Frame 1 (no input): blank canvas, image omitted
Frame 60 (the mouse pressed at the canvas centre just before this capture): blank canvas, image omitted
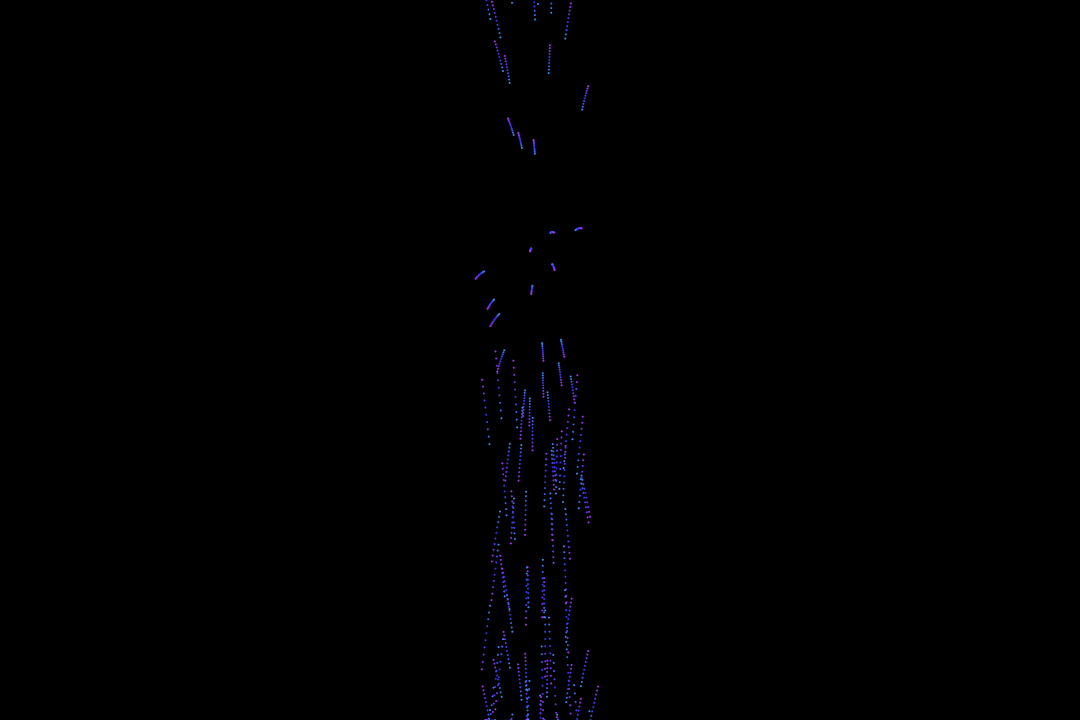
Frame 120 (the mouse held since frame 60 and released just before this capture)

The Processing sketch whose frames 1 and 60 were blank and that drew this single picture after the mouse press (run headless with seeded random() and noise(); from frame 60 on, the mouse is pressed at the canvas centre):

// Processing sketch: Particle_Explosion
// ── Particle_Explosion.pde
//Copyright Jonathan Fraser 2011
//Free to use for non-commercial purposes
//Enjoy :)

ArrayList plist = new ArrayList();
int MAX = 200;

void setup() {
  size(1080,720);
  background(0);
  colorMode(HSB);
}

void draw() {
  background(0);
  if(mousePressed && mouseButton == RIGHT) {
    background(0);
    boolean clearall = true;
    while(plist.size() > 0) {
      for(int i = 0; i < plist.size(); i++) {
        plist.remove(i);
      }
    }
  }

  for(int i = 0; i < plist.size(); i++) {
    
    Particle p = (Particle) plist.get(i); 
    //makes p a particle equivalent to ith particle in ArrayList
    p.run();
    p.update();
    p.gravity();
  }
}

void mousePressed() {
  for (int i = 0; i < MAX; i ++) {
    plist.add(new Particle(mouseX,mouseY)); // fill ArrayList with particles

    if(plist.size() > 5*MAX) {
      plist.remove(0);
    }
  }
}

// ── particle.pde
class Particle {
  float r = 2;
  PVector pos,speed,grav; 
  ArrayList tail;
  float splash = 10;
  int margin = 2;
  float taillength = 10;

  Particle(float tempx, float tempy) {
    float startx = tempx + random(-splash,splash);
    float starty = tempy + random(-splash,splash);
    startx = constrain(startx,0,width);
    starty = constrain(starty,0,height);
    float xspeed = random(-1,1);
    float yspeed = random(-20,20);

    pos = new PVector(startx,starty);
    speed = new PVector(xspeed,yspeed);
    grav = new PVector(0,0.08);
    
    tail = new ArrayList();
  }

  void run() {
    pos.add(speed);

    tail.add(new PVector(pos.x,pos.y,0));
    if(tail.size() > taillength) {
      tail.remove(0);
    }

    float damping = random(-0.5,-0.6);
    if(pos.x > width - margin || pos.x < margin) {
      speed.x *= damping;
    }
    if(pos.y > height -margin) {
      speed.y *= damping;
    }
  }

  void gravity() {
    speed.add(grav);
  }

  void update() {
    for (int i = 0; i < tail.size(); i++) {
      PVector tempv = (PVector)tail.get(i);
      noStroke();
      fill(5*i + 150, 205, 360);
      ellipse(tempv.x,tempv.y,r,r);
    }
  }
}
